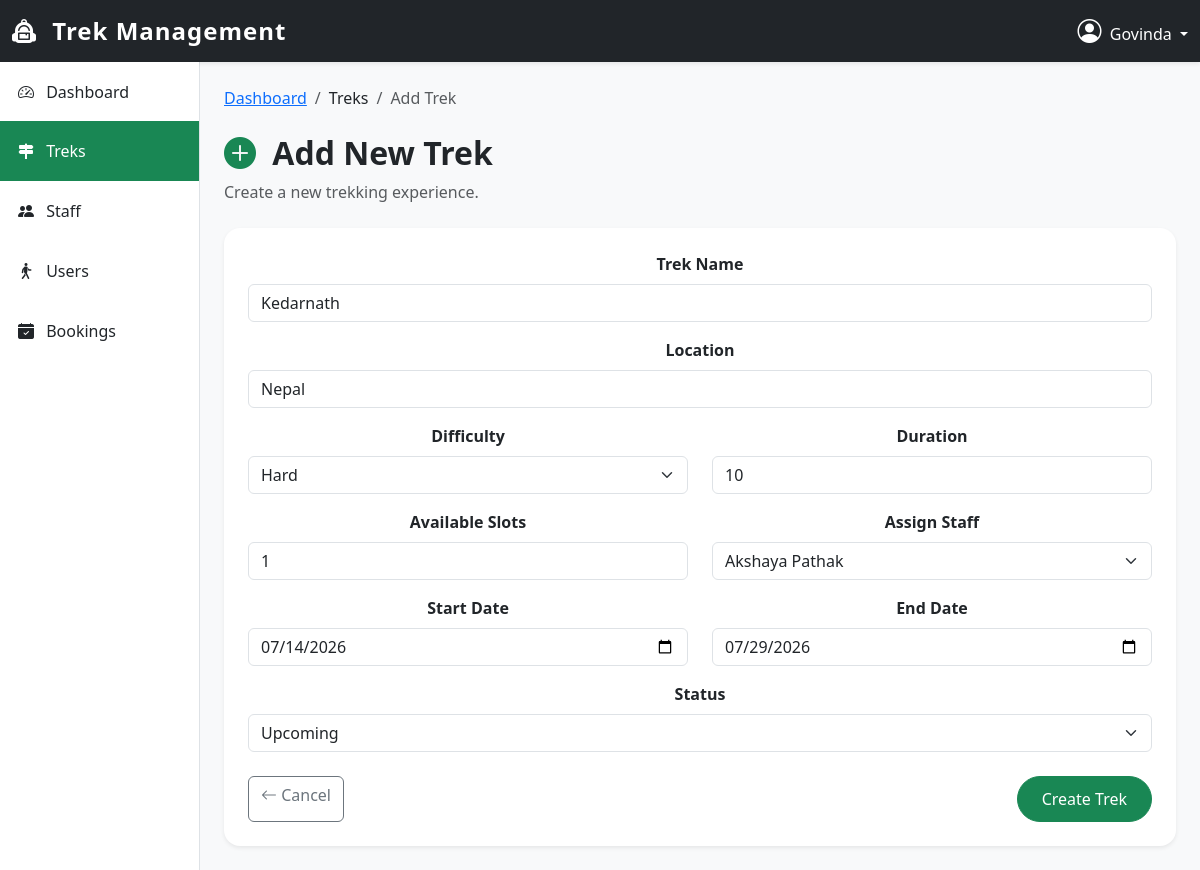
/admin/edit-trek/1 (signed in), run on the app's committed database.
### app/models.py (models this page shows)
class User(UserMixin,db.Model):
    __tablename__ = "users"
    id = db.Column(db.Integer, primary_key=True)
    first_name = db.Column(db.String(50), nullable=False)
    last_name = db.Column(db.String(50), nullable=False)
    email = db.Column(db.String(120), unique=True, nullable=False)
    password = db.Column(db.String(256), nullable=False)
    phone = db.Column(db.String(10), nullable=False)
    role = db.Column(db.String(10), nullable=False)
    is_approved = db.Column(db.Boolean, default=False)
    is_blacklisted = db.Column(db.Boolean, default=False)
    bookings = db.relationship("Booking", back_populates="user",cascade="all,delete-orphan",lazy=True)

class Trek(db.Model):
    __tablename__ = "treks"
    id = db.Column(db.Integer, primary_key=True)
    trek_name = db.Column(db.String(100), nullable=False)
    location = db.Column(db.String(100), nullable=False)
    difficulty = db.Column(db.String(10), nullable=False)
    duration = db.Column(db.Integer, nullable=False)
    available_slots = db.Column(db.Integer, nullable=False)
    status = db.Column(db.String(15),default="Open", nullable=False)
    start_date = db.Column(db.Date, nullable=False)
    end_date = db.Column(db.Date, nullable=False)
    assigned_staff_id = db.Column(db.Integer, db.ForeignKey("users.id"), unique=True, nullable=True)
    bookings = db.relationship("Booking",back_populates="trek",cascade="all, delete-orphan")
    assigned_staff = db.relationship("User", foreign_keys=[assigned_staff_id])

### app/routes/admin.py (the view, shortened to what this page needs)
@admin_bp.route("/edit-trek/<int:trek_id>", methods=["GET", "POST"])
@login_required
def edit_trek(trek_id):
    if current_user.role != "admin":
        flash("Unauthorized Access", "danger")
        return redirect(url_for("home.index"))
    trek = Trek.query.get_or_404(trek_id)
    form = TrekForm(obj=trek)
    staff_members = User.query.filter_by(
        role="staff",
        is_approved=True,
        is_blacklisted=False
    ).all()
    form.assigned_staff.choices = [(0, "Not Assigned")]
    form.assigned_staff.choices.extend([
        (staff.id, f"{staff.first_name} {staff.last_name}")
        for staff in staff_members])
    if not form.is_submitted():
        form.assigned_staff.data = trek.assigned_staff_id or 0
    return render_template(
        "admin/trek_form.html",
        form=form,
        page_title="Edit Trek",
        page_description="Update trek information.",
        button_text="Update Trek"
    )

### app/forms/trek_forms.py (shortened to what this page needs)
class TrekForm(FlaskForm):
    trek_name = StringField("Trek Name",validators = [DataRequired(),Length(min=2,max=100)])
    location = StringField("Location",validators = [DataRequired(),Length(min=2,max=100)])
    difficulty = SelectField("Difficulty", choices=[
        ("Easy","Easy"),
        ("Moderate","Moderate"),
        ("Hard","Hard")],validators = [DataRequired()])
    duration = IntegerField("Duration",validators = [DataRequired(),NumberRange(min=1,max=30)])
    available_slots = IntegerField("Available Slots",validators = [DataRequired(),NumberRange(min=1,max=300)])
    start_date = DateField("Start Date",validators=[DataRequired()])
    end_date = DateField("End Date",validators=[DataRequired()])
    status = SelectField("Status",    choices=[
        ("Upcoming","Upcoming"),
        ("Open","Open"),
        ("Completed","Completed"),
        ("Cancelled","Cancelled")
    ],validators=[DataRequired()])
    assigned_staff = SelectField("Assign Staff",coerce=int)
    submit = SubmitField("Create Trek")

### app/auth_loader.py (called while the page is built)
@login_manager.user_loader
def load_user(user_id):
    return db.session.get(User,int(user_id))

### app/templates/admin/trek_form.html (shortened to what this page needs)
{% extends "admin/base_admin.html" %} {% block title %} Add Trek {% endblock %}
{% block sidebar %}
<a
  href="{{ url_for('admin.dashboard') }}"
  class="list-group-item list-group-item-action"
>
  <i class="bi bi-speedometer2 me-2"></i>
  Dashboard
</a>
<a
  href="{{ url_for('admin.add_trek') }}"
  class="list-group-item list-group-item-action active"
>
  <i class="bi bi-signpost-2-fill me-2"></i>
  Treks
</a>
<a href="{{url_for('admin.pending_staff')}}" class="list-group-item list-group-item-action">
  <i class="bi bi-people-fill me-2"></i>
  Staff
</a>
<a href="{{url_for('admin.manage_users')}}" class="list-group-item list-group-item-action">
  <i class="bi bi-person-walking me-2"></i>
  Users
</a>
<a href="{{url_for('admin.manage_bookings')}}" class="list-group-item list-group-item-action">
  <i class="bi bi-calendar-check-fill me-2"></i>
  Bookings
</a>
{% endblock %}
{% block content %}
<nav class="mb-4">
  <ol class="breadcrumb">
    <li class="breadcrumb-item">
      <a href="{{ url_for('admin.dashboard') }}"> Dashboard </a>
    </li>
    <li class="breadcrumb-item">Treks</li>
    <li class="breadcrumb-item active">Add Trek</li>
  </ol>
</nav>
<div class="mb-4">
  <h2 class="fw-bold">
    <i class="bi bi-plus-circle-fill text-success me-2"></i>
    Add New Trek
  </h2>
  <p class="text-muted">Create a new trekking experience.</p>
</div>
<div class="card shadow-sm border-0 rounded-4">
  <div class="card-body p-4">
    <form method="POST">
      <div class="mb-3">
        {{ form.trek_name.label(class="form-label fw-semibold") }} {{
        form.trek_name(class="form-control") }}
      </div>
      <div class="mb-3">
        {{ form.location.label(class="form-label fw-semibold") }} {{
        form.location(class="form-control") }}
      </div>
      <div class="row">
        <div class="col-md-6 mb-3">
          {{ form.difficulty.label(class="form-label fw-semibold") }} {{
          form.difficulty(class="form-select") }}
        </div>
        <div class="col-md-6 mb-3">
          {{ form.duration.label(class="form-label fw-semibold") }} {{
          form.duration(class="form-control") }}
        </div>
      </div>
      <div class="row">
        <div class="col-md-6 mb-3">
          {{ form.available_slots.label(class="form-label fw-semibold") }} {{
          form.available_slots(class="form-control", min="1") }}
        </div>
        <div class="col-md-6 mb-3">
          {{ form.assigned_staff.label(class="form-label fw-semibold") }} {{
          form.assigned_staff(class="form-select") }}
        </div>
      </div>
      <div class="row">
        <div class="col-md-6 mb-3">
          {{ form.start_date.label(class="form-label fw-semibold") }} {{
          form.start_date(class="form-control") }}
        </div>
        <div class="col-md-6 mb-3">
          {{ form.end_date.label(class="form-label fw-semibold") }} {{
          form.end_date(class="form-control") }}
        </div>
      </div>
      <div class="mb-4">
        {{ form.status.label(class="form-label fw-semibold") }} {{
        form.status(class="form-select") }}
      </div>
      <div class="d-flex justify-content-between">
        <a href="{{ url_for('admin.dashboard') }}" class="btn btn-outline-secondary">
          <i class="bi bi-arrow-left"></i>
          Cancel
        </a>
        {{ form.submit(class="btn btn-success px-4") }}
      </div>
    </form>
  </div>
</div>
{% endblock %}

### app/templates/admin/base_admin.html (shortened to what this page needs)
<!doctype html>
<html lang="en">
  <head>
    <link
      href="https://cdn.jsdelivr.net/npm/bootstrap@5.3.7/dist/css/bootstrap.min.css"
      rel="stylesheet"
    />
    <link
      rel="stylesheet"
      href="https://cdn.jsdelivr.net/npm/bootstrap-icons@1.13.1/font/bootstrap-icons.min.css"
    />
    <link
      rel="stylesheet"
      href="{{ url_for('static', filename='css/style.css') }}"
    />
  </head>
  <body class="bg-light">
    <nav class="navbar navbar-dark bg-dark shadow-sm">
      <div class="container-fluid">
        <a class="navbar-brand fw-bold" href="{{ url_for('home.index') }}">
          <i class="bi bi-backpack2-fill me-2"></i>
          Trek Management
        </a>
        <div class="dropdown">
          <a
            class="text-white text-decoration-none dropdown-toggle"
            href="#"
            role="button"
            data-bs-toggle="dropdown"
          >
            <i class="bi bi-person-circle fs-4 me-1"></i>
            {{ current_user.first_name }}
          </a>
        </div>
      </div>
    </nav>
    <div class="container-fluid">
      <div class="row">
        <div class="col-lg-2 sidebar p-0">
          <div class="list-group rounded-0">
            {% block sidebar %} {% endblock %}
          </div>
        </div>
        <div class="col-lg-10 p-4">
           {% block content %} {% endblock
          %}
        </div>
      </div>
    </div>
  </body>
</html>

### app/static/css/style.css (style rules this page uses)
body { font-family: "Segoe UI", Tahoma, Geneva, Verdana, sans-serif; background-color:#f8f9fa; }
.navbar { box-shadow:0 3px 10px rgba(0,0,0,0.25); }
.navbar-brand { font-size:1.5rem; letter-spacing:1px; }
.card { border:none; border-radius:15px; overflow:hidden; transition:.35s; }
.card-body { text-align:center; }
.btn-success { border-radius:30px; padding:10px 25px; }
.sidebar { min-height:100vh; background:#ffffff; border-right:1px solid #dee2e6; }
.sidebar .list-group-item { border:none; padding:18px; font-weight:500; transition:.3s; }
.sidebar .active { background:#198754 !important; border:none; }

### data on the page
User: first_name "Govinda"
Trek: trek_name "Kedarnath", location "Nepal", difficulty "Hard", duration "10", available_slots "1", assigned_staff "Akshaya Pathak", start_date "07/14/2026", end_date "07/29/2026", status "Upcoming"
